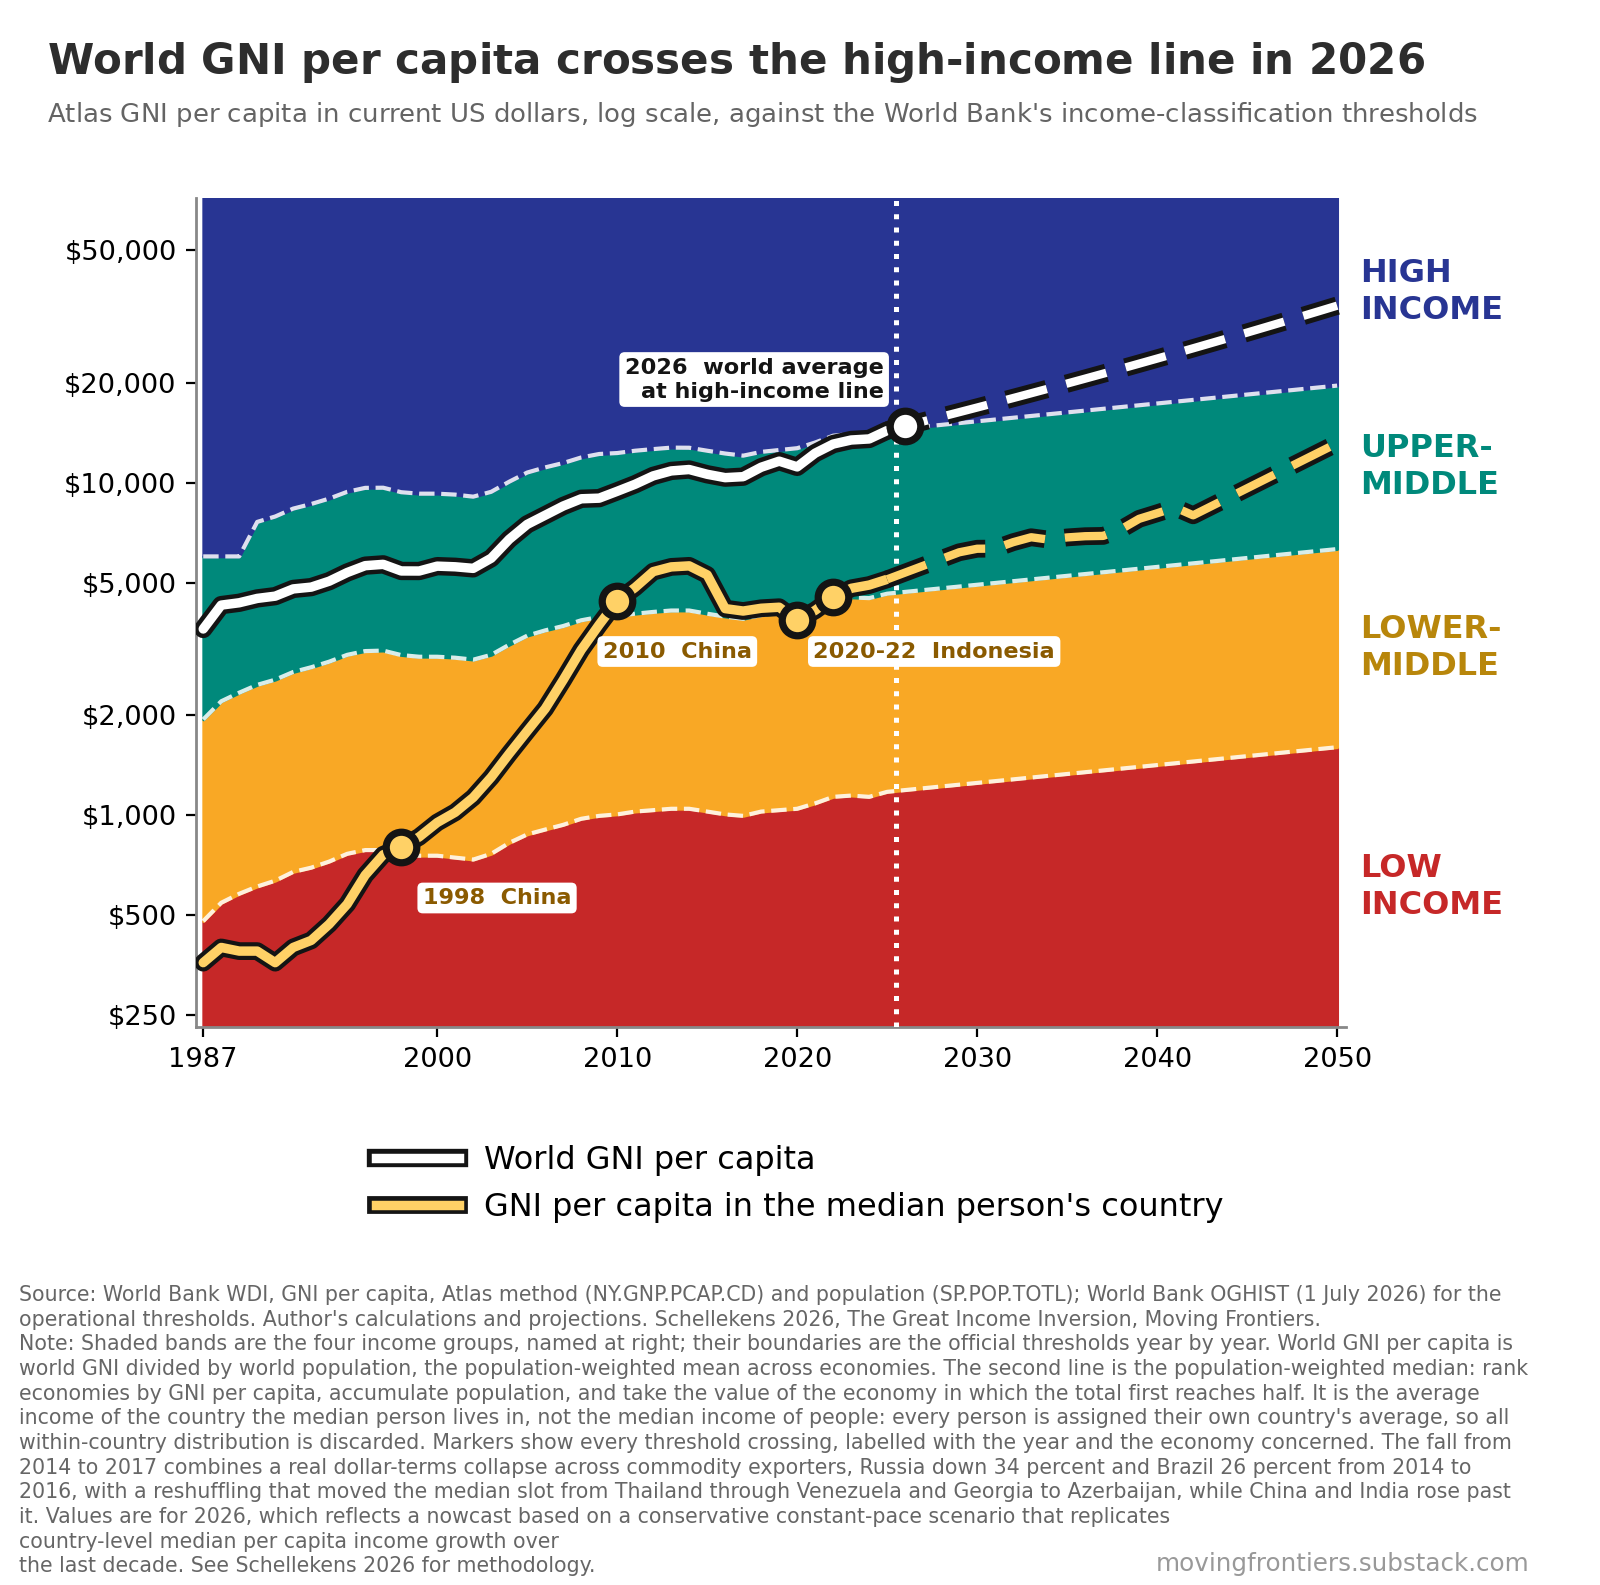

Write the Python code that produced this figure.
"""Chart 1: World GNI per capita and the income of the median person's country.

Self-sufficient: the data this chart consumes are embedded below, frozen at the
July 2026 vintage. No external files, downloads or network access. Writes the png
of the same name. Run from any directory:
  python3 chart-1-world-gni-per-capita-and-the-median-person-build.py
Requires Python 3 with numpy, matplotlib and Pillow.
"""
# ------------------------------------------------------------------ provenance
# Embedded data, frozen 29 August 2026 from the chart csv of the replication
# bundle for "If the World Were a Country, It Would Be a Very Strange One"
# (https://movingfrontiers.substack.com/p/the-world-turns-rich-this-year).
# Upstream sources: World Bank OGHIST classification and income thresholds,
# release of 1 July 2026; World Bank WDI, GNI per capita, Atlas method
# (NY.GNP.PCAP.CD) and population (SP.POP.TOTL), July 2026 release; UN World
# Population Prospects 2024, medium variant.
# Values for 2026 onward are not raw source data: they are the author's
# nowcast and projection (conservative constant-pace scenario), carried from
# the projection workbook into the bundle csv and frozen here.
# Do not replace the embedded table with a live download or API call: the
# output is pinned to this vintage and must keep running offline.
# The shared helper functions and the caption texts are duplicated verbatim
# across the five chart scripts of this folder; the duplication is deliberate
# so each file stays single-file self-sufficient.
# The caption's 'Russia down 34 percent and Brazil 26 percent' are historical
# WDI facts external to this chart's series and are not assertable here.
import os
import numpy as np
import matplotlib; matplotlib.use('Agg')
import matplotlib.pyplot as plt
import matplotlib.patheffects as pe
from matplotlib.lines import Line2D
from PIL import Image, ImageDraw, ImageFont

# ---------------------------------------------------------------- shared helpers
def caption(fig, ax, cap, fs, url_on_last_line, gap_lines=2.0, use_xlabel=False):
    """Moving Frontiers caption block. The watermark either sits on the baseline of
    the last note line, or on its own line below it."""
    fig.canvas.draw(); r=fig.canvas.get_renderer()
    Wpx=fig.get_figwidth()*fig.dpi
    bots=[t.get_window_extent(r).y0 for t in ax.get_xticklabels() if t.get_text()]
    if use_xlabel and ax.xaxis.label.get_text():
        bots.append(ax.xaxis.label.get_window_extent(r).y0)
    xb=fig.transFigure.inverted().transform((0,min(bots)))[1]
    for lg in fig.legends:
        lb=lg.get_window_extent(r).transformed(fig.transFigure.inverted())
        if lb.y1<xb: xb=min(xb,lb.y0)
    LH=fs*1.2/(72*fig.get_figheight())
    pr=fig.text(0,0,'0',fontsize=fs); fig.canvas.draw()
    CW=pr.get_window_extent(fig.canvas.get_renderer()).width/Wpx; pr.remove()
    def w(t,size=fs):
        tt=fig.text(0,0,t,fontsize=size); fig.canvas.draw()
        v=tt.get_window_extent(fig.canvas.get_renderer()).width/Wpx; tt.remove(); return v
    URL='movingfrontiers.substack.com'; UFS=fs*1.2
    x0=0.012; right=1.0-70.0/Wpx
    full=right-x0
    lastmax=right-w(URL,UFS)-2.0*CW-x0 if url_on_last_line else full
    lines=[]
    for para in cap.split(chr(10)):
        cur=''
        for word in para.split():
            z=(cur+' '+word).strip()
            if w(z)<=full or not cur: cur=z
            else: lines.append(cur); cur=word
        lines.append(cur)
    if url_on_last_line:
        for _ in range(400):
            if w(lines[-1])>lastmax and ' ' in lines[-1]:
                h,_,t=lines[-1].rpartition(' '); lines[-1]=h; lines.append(t); continue
            if len(lines)>=2 and w(lines[-2])>lastmax and ' ' in lines[-2]:
                h,_,t=lines[-2].rpartition(' ')
                lines[-2]=h; lines[-1]=(t+' '+lines[-1]).strip(); continue
            break
        if len(lines)>=2:
            while ' ' in lines[-2]:
                h,_,t=lines[-2].rpartition(' ')
                cand=(t+' '+lines[-1]).strip()
                if w(cand)>lastmax: break
                if abs(w(cand)-w(h))>=abs(w(lines[-1])-w(lines[-2])): break
                lines[-2]=h; lines[-1]=cand
    top=xb-gap_lines*LH
    objs=[fig.text(x0,top-i*LH,ln,fontsize=fs,color='#666',va='top') for i,ln in enumerate(lines)]
    fig.canvas.draw(); r2=fig.canvas.get_renderer()
    lb=objs[-1].get_window_extent(r2).transformed(fig.transFigure.inverted())
    if url_on_last_line:
        fig.text(right,lb.y0,URL,ha='right',va='bottom',fontsize=UFS,color='#999')
        assert lb.y0>0.004,'caption runs off the canvas'
    else:
        fig.text(right,lb.y0-0.45*LH,URL,ha='right',va='top',fontsize=UFS,color='#999')
        assert lb.y0-0.45*LH>0.004,'caption runs off the canvas'
    print('  caption %d lines'%len(lines))

def title_band(path, title, sub, title_frac, sub_frac):
    """Composite the title and subtitle above the rendered figure with PIL, after
    cropping the figure to its ink, so a two-line title never squeezes the plot."""
    _ttf=os.path.join(matplotlib.get_data_path(),'fonts','ttf')
    FB=os.path.join(_ttf,'DejaVuSans-Bold.ttf')
    FR=os.path.join(_ttf,'DejaVuSans.ttf')
    if not os.path.isfile(FB): FB='/usr/share/fonts/truetype/dejavu/DejaVuSans-Bold.ttf'
    if not os.path.isfile(FR): FR='/usr/share/fonts/truetype/dejavu/DejaVuSans.ttf'
    assert os.path.isfile(FB) and os.path.isfile(FR), 'DejaVu Sans fonts not found in the matplotlib bundle or the system path'
    im=Image.open(path).convert('RGB')
    a=np.array(im.convert('L')); rr=np.where((a<250).sum(axis=1)>0)[0]
    im=im.crop((0,0,im.size[0],min(im.size[1],int(rr.max())+10)))
    W,H=im.size
    fs=int(W*title_frac); f1=ImageFont.truetype(FB,fs)
    fss=int(W*sub_frac);  f2=ImageFont.truetype(FR,fss)
    dd=ImageDraw.Draw(im); M=int(W*0.03); LIM=W-2*M
    def wrap(t,f):
        o=[];cur=''
        for x in t.split():
            z=(cur+' '+x).strip()
            if dd.textlength(z,font=f)<=LIM: cur=z
            else: o.append(cur); cur=x
        o.append(cur); return o
    tl=wrap(title,f1); sl=wrap(sub,f2)
    lh=int(fs*1.25); lhs=int(fss*1.35)
    bh=int(fs*0.85)+lh*len(tl)+int(fss*0.55)+lhs*len(sl)+int(fs*0.22)
    cv=Image.new('RGB',(W,H+bh),'white'); cv.paste(im,(0,bh))
    dr=ImageDraw.Draw(cv); y=int(fs*0.85)
    for ln in tl: dr.text((M,y),ln,font=f1,fill=(45,45,45)); y+=lh
    y+=int(fss*0.4)
    for ln in sl: dr.text((M,y),ln,font=f2,fill=(100,100,100)); y+=lhs
    cv.save(path,optimize=True)
    print('  wrote %s  %dx%d'%(path,cv.size[0],cv.size[1]))

PNG='chart-1-world-gni-per-capita-and-the-median-person.png'
# --------------------------------------------- embedded data (see provenance)
DATA=(  # (year, world_gni_pc, median_person_country_gni_pc, th_L_LM, th_LM_UM, th_UM_H), csv row order
(1987,3629.9,360.0,480.0,1940.0,6000.0),
(1988,4282.3,400.0,545.0,2200.0,6000.0),
(1989,4352.4,390.0,580.0,2335.0,6000.0),
(1990,4485.5,390.0,610.0,2465.0,7620.0),
(1991,4556.4,360.0,635.0,2555.0,7910.0),
(1992,4790.6,400.0,675.0,2695.0,8355.0),
(1993,4850.6,420.0,695.0,2785.0,8625.0),
(1994,5053.9,470.0,725.0,2895.0,8955.0),
(1995,5366.2,540.0,765.0,3035.0,9385.0),
(1996,5627.7,660.0,785.0,3115.0,9645.0),
(1997,5679.2,760.0,785.0,3125.0,9655.0),
(1998,5425.1,800.0,760.0,3030.0,9360.0),
(1999,5422.9,860.0,755.0,2995.0,9265.0),
(2000,5609.2,950.0,755.0,2995.0,9265.0),
(2001,5583.7,1020.0,745.0,2975.0,9205.0),
(2002,5523.1,1130.0,735.0,2935.0,9075.0),
(2003,5925.7,1300.0,765.0,3035.0,9385.0),
(2004,6755.2,1530.0,825.0,3255.0,10065.0),
(2005,7489.2,1790.0,875.0,3465.0,10725.0),
(2006,7980.7,2090.0,905.0,3595.0,11115.0),
(2007,8505.2,2550.0,935.0,3705.0,11455.0),
(2008,8943.0,3140.0,975.0,3855.0,11905.0),
(2009,8981.8,3740.0,995.0,3945.0,12195.0),
(2010,9418.5,4410.0,1005.0,3975.0,12275.0),
(2011,9891.6,4840.0,1025.0,4035.0,12475.0),
(2012,10479.6,5400.0,1035.0,4085.0,12615.0),
(2013,10846.9,5580.0,1045.0,4125.0,12745.0),
(2014,10951.9,5620.0,1045.0,4125.0,12735.0),
(2015,10597.4,5280.0,1025.0,4035.0,12475.0),
(2016,10351.9,4180.0,1005.0,3955.0,12235.0),
(2017,10422.5,4110.0,995.0,3895.0,12055.0),
(2018,11126.9,4190.0,1025.0,3995.0,12375.0),
(2019,11604.1,4220.0,1035.0,4045.0,12535.0),
(2020,11153.4,3850.0,1045.0,4095.0,12695.0),
(2021,12266.0,4130.0,1085.0,4255.0,13205.0),
(2022,13063.4,4520.0,1135.0,4465.0,13845.0),
(2023,13436.2,4810.0,1145.0,4515.0,14005.0),
(2024,13534.8,4920.0,1135.0,4495.0,13935.0),
(2025,14346.2,5120.0,1175.0,4635.0,14375.0),
(2026,14801.2,5365.2,1189.6,4692.7,14553.8),
(2027,15277.8,5622.1,1204.4,4751.0,14734.9),
(2028,15773.6,5891.3,1219.4,4810.1,14918.2),
(2029,16289.1,6173.4,1234.6,4870.0,15103.8),
(2030,16825.4,6327.3,1249.9,4930.6,15291.6),
(2031,17383.7,6333.6,1265.5,4991.9,15481.9),
(2032,17965.4,6621.6,1281.2,5054.0,15674.5),
(2033,18572.0,6851.1,1297.2,5116.9,15869.5),
(2034,19204.5,6736.9,1313.3,5180.5,16066.9),
(2035,19864.0,6843.4,1329.6,5245.0,16266.8),
(2036,20551.6,6900.7,1346.2,5310.2,16469.1),
(2037,21269.3,6915.6,1362.9,5376.3,16674.0),
(2038,22018.6,7243.6,1379.9,5443.2,16881.4),
(2039,22800.4,7784.5,1397.0,5510.9,17091.4),
(2040,23616.2,8090.8,1414.4,5579.4,17304.0),
(2041,24468.0,8420.8,1432.0,5648.8,17519.3),
(2042,25358.0,7975.5,1449.8,5719.1,17737.2),
(2043,26287.6,8489.1,1467.9,5790.2,17957.9),
(2044,27258.2,9035.9,1486.1,5862.3,18181.3),
(2045,28272.1,9617.9,1504.6,5935.2,18407.5),
(2046,29331.1,10237.4,1523.3,6009.0,18636.4),
(2047,30437.2,10896.8,1542.3,6083.8,18868.3),
(2048,31593.1,11598.6,1561.5,6159.5,19103.0),
(2049,32800.9,12345.7,1580.9,6236.1,19340.6),
(2050,34063.5,13140.9,1600.6,6313.7,19581.2),
)
YR=[t[0] for t in DATA]
V={'mean':{t[0]:t[1] for t in DATA},'med':{t[0]:t[2] for t in DATA}}
TH={t[0]:[t[3],t[4],t[5]] for t in DATA}
# the csv's median_person_country column was loaded here as ECON but never
# used downstream, so it is dropped from the embedding
S={k:np.array([V[k][y] for y in YR]) for k in ('mean','med')}
tL=np.array([TH[y][0] for y in YR]); tM=np.array([TH[y][1] for y in YR]); tU=np.array([TH[y][2] for y in YR])

# threshold crossings, each year against that year's own threshold
CR=[]
for k in ('mean','med'):
    for j,tn in enumerate(('LIC/LMIC','LMIC/UMIC','UMIC/HIC')):
        for i in range(1,len(YR)):
            a,b=YR[i-1],YR[i]
            if V[k][a]<=TH[a][j] and V[k][b]>TH[b][j]: CR.append((k,tn,b,'up'))
            if V[k][a]>TH[a][j] and V[k][b]<=TH[b][j]: CR.append((k,tn,b,'down'))
print('  crossings:',[(k,t,y,d) for k,t,y,d in CR])
_EXPECT=[('mean','UMIC/HIC',2026,'up'),('med','LIC/LMIC',1998,'up'),('med','LMIC/UMIC',2010,'up'),
         ('med','LMIC/UMIC',2020,'down'),('med','LMIC/UMIC',2022,'up')]
assert CR==_EXPECT, ('crossings changed: the title year 2026 and the marker labels '
 '"1998 China", "2010 China", "2020-22 Indonesia" and "2026 world average" are orphaned')

BAND={'L':'#C62828','LM':'#F9A825','UM':'#00897B','H':'#283593'}
INK='#141414'; PAPER='#FFFFFF'; AMBERTXT='#8A5A00'
LC={'mean':PAPER,'med':'#FFD166'}
PEF={'mean':[pe.Stroke(linewidth=6.6,foreground=INK),pe.Normal()],
     'med' :[pe.Stroke(linewidth=6.4,foreground=INK),pe.Normal()]}
LEGLAB={'mean':'World GNI per capita','med':"GNI per capita in the median person's country"}

plt.rcParams.update({'font.family':'DejaVu Sans','font.size':15,'axes.edgecolor':'#888',
 'axes.linewidth':1.0,'figure.facecolor':'white','xtick.labelsize':9.8,'ytick.labelsize':9.8,
 'axes.labelsize':15})
fig,ax=plt.subplots(figsize=(8,7.6),dpi=200)
YLO,YHI=230,72000
ax.fill_between(YR,YLO,tL,color=BAND['L'],zorder=0)
ax.fill_between(YR,tL,tM,color=BAND['LM'],zorder=0)
ax.fill_between(YR,tM,tU,color=BAND['UM'],zorder=0)
ax.fill_between(YR,tU,YHI,color=BAND['H'],zorder=0)
for t in (tL,tM,tU): ax.plot(YR,t,ls='--',lw=1.5,color='white',alpha=0.85,zorder=2)
NH=YR.index(2025)+1
for k in ('med','mean'):
    ax.plot(YR[:NH],S[k][:NH],color=LC[k],lw=3.4,zorder=5,solid_capstyle='round',path_effects=PEF[k])
    ax.plot(YR[NH-1:],S[k][NH-1:],color=LC[k],lw=3.0,ls=(0,(5,2.4)),zorder=5,path_effects=PEF[k])
ax.axvline(2025.5,ls=':',lw=1.8,color='white',zorder=3)
def dot(x,y,col,ms=11):
    ax.plot([x],[y],'o',mfc=col,mec=INK if col!=INK else PAPER,mew=2.6,ms=ms,zorder=9,clip_on=False)
ax.set_yscale('log'); ax.set_ylim(YLO,YHI); ax.set_xlim(1986.6,2050.5)
ticks=[250,500,1000,2000,5000,10000,20000,50000]
ax.set_yticks(ticks); ax.set_yticklabels(['$%s'%format(t,',') for t in ticks]); ax.minorticks_off()
ax.set_xticks([1987,2000,2010,2020,2030,2040,2050])
ax.spines['top'].set_visible(False); ax.spines['right'].set_visible(False)
fig.tight_layout(rect=[0.012,0.360,0.885,0.995])
fig.canvas.draw(); REN=fig.canvas.get_renderer()
CURVES=[lambda x:V['mean'][x],lambda x:V['med'][x],
        lambda x:TH[x][0],lambda x:TH[x][1],lambda x:TH[x][2]]
placed=[]
def databox(t):
    bb=t.get_window_extent(REN); inv=ax.transData.inverted()
    (x0,y0)=inv.transform((bb.x0,bb.y0)); (x1,y1)=inv.transform((bb.x1,bb.y1))
    return x0,x1,min(y0,y1),max(y0,y1)
def ok(box,pad=0.026):
    x0,x1,ylo,yhi=box
    if x0<1986.8 or x1>2050.3: return False
    if ylo<YLO*1.02 or yhi>YHI*0.98: return False
    lo,hi=ylo/10**pad,yhi*10**pad
    xs=[x for x in YR if x0-0.5<=x<=x1+0.5]
    for f in CURVES:
        for x in xs:
            if lo<=f(x)<=hi: return False
    for p in placed:
        if x0<p[1]+0.4 and p[0]<x1+0.4 and ylo/10**0.012<p[3] and p[2]<yhi*10**0.012: return False
    return True
def place(lab,cands,fs,col):
    for (lx,ly,ha,va) in cands:
        fc,tc=(PAPER,AMBERTXT) if col=='#FFD166' else (PAPER,INK)
        t=ax.text(lx,ly,lab,fontsize=fs,fontweight='bold',color=tc,ha=ha,va=va,zorder=8,
                  linespacing=1.25,bbox=dict(boxstyle='round,pad=0.24',facecolor=fc,edgecolor='none'))
        b=databox(t)
        if ok(b): placed.append(b); return
        t.remove()
    fc,tc=(PAPER,AMBERTXT) if col=='#FFD166' else (PAPER,INK)
    t=ax.text(cands[0][0],cands[0][1],lab,fontsize=fs,fontweight='bold',color=tc,
              ha=cands[0][2],va=cands[0][3],zorder=8,linespacing=1.25,
              bbox=dict(boxstyle='round,pad=0.24',facecolor=fc,edgecolor='none'))
    placed.append(databox(t)); print('   !! no clear slot for',lab.replace(chr(10),' ')[:30])

SKIP={(2022,'med')}
SHIFT={(2010,'med'):-2.0}
FIXED={(2020,'med'):(2020.9,V['med'][2010]/1.42,'left')}
PREF={(1998,'med'):'down-right',(2010,'med'):'down-right',
      (2020,'med'):'down-right',(2026,'mean'):'up-left'}
TXT={(1998,'med'):'1998  China',(2010,'med'):'2010  China',
     (2020,'med'):'2020-22  Indonesia',
     (2026,'mean'):'2026  world average'+chr(10)+'at high-income line'}
for k,tn,yr,dirn in CR:
    y0=V[k][yr]; dot(yr,y0,LC[k],ms=11)
    if (yr,k) in SKIP: continue
    if (yr,k) in FIXED:
        fx,fy,fha=FIXED[(yr,k)]; cands=[(fx,fy,fha,'center')]
    elif PREF[(yr,k)]=='down-right':
        sh=SHIFT.get((yr,k),0.0)
        cands=[(yr+1.2+sh,y0/f,'left','center') for f in (1.42,1.58,1.78,2.00)]+\
              [(yr-1.2+sh,y0/f,'right','center') for f in (1.45,1.62)]
    else:
        cands=[(yr-1.2,y0*f,'right','center') for f in (1.38,1.55,1.75)]+\
              [(yr+1.2,y0*f,'left','center') for f in (1.40,1.58)]
    place(TXT[(yr,k)],cands,8.05,LC[k])

handles=[Line2D([],[],color=LC[k],lw=3.4,label=LEGLAB[k],path_effects=PEF[k]) for k in ('mean','med')]
fig.legend(handles=handles,loc='lower center',bbox_to_anchor=(0.5,0.272),ncol=1,frameon=False,
           fontsize=11.5,columnspacing=2.2,handlelength=2.6,labelspacing=0.5)
BANDLAB=[('HIGH'+chr(10)+'INCOME',np.sqrt(TH[2050][2]*YHI)),
         ('UPPER-'+chr(10)+'MIDDLE',np.sqrt(TH[2050][1]*TH[2050][2])),
         ('LOWER-'+chr(10)+'MIDDLE',np.sqrt(TH[2050][0]*TH[2050][1])),
         ('LOW'+chr(10)+'INCOME',np.sqrt(YLO*TH[2050][0]))]
for (lab,yv),cc in zip(BANDLAB,['#283593','#00897B','#B8860B','#C62828']):
    ax.text(1.012,yv,lab,transform=ax.get_yaxis_transform(),fontsize=11.5,fontweight='bold',
            color=cc,ha='left',va='center',linespacing=1.25,clip_on=False,zorder=6)

MEDNOTE=("The second line is the population-weighted median: rank economies by GNI per capita, accumulate population, and take the "
"value of the economy in which the total first reaches half. It is the average income of the country the median person lives in, not the "
"median income of people: every person is assigned their own country's average, so all within-country distribution is discarded. Markers "
"show every threshold crossing, labelled with the year and the economy concerned. The fall from 2014 to 2017 combines a real dollar-terms "
"collapse across commodity exporters, Russia down 34 percent and Brazil 26 percent from 2014 to 2016, with a reshuffling that moved the "
"median slot from Thailand through Venezuela and Georgia to Azerbaijan, while China and India rose past it. ")
CAP=("Source: World Bank WDI, GNI per capita, Atlas method (NY.GNP.PCAP.CD) and population (SP.POP.TOTL); World Bank OGHIST "
"(1 July 2026) for the operational thresholds. Author's calculations and projections. Schellekens 2026, The Great Income Inversion, "
"Moving Frontiers."+chr(10)+
"Note: Shaded bands are the four income groups, named at right; their boundaries are the official thresholds year by year. World GNI per "
"capita is world GNI divided by world population, the population-weighted mean across economies. "+MEDNOTE+
"Values are for 2026, which reflects a nowcast based on a conservative constant-pace scenario that replicates country-level median per "
"capita income growth over the last decade. See Schellekens 2026 for methodology.")
caption(fig,ax,CAP,7.4,url_on_last_line=True)
fig.savefig(PNG,dpi=200); plt.close(fig)
title_band(PNG,"World GNI per capita crosses the high-income line in 2026",
   "Atlas GNI per capita in current US dollars, log scale, against the World Bank's income-classification thresholds",
   0.0265,0.0163)
